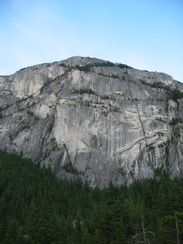
%> input picture project_2/submitformat/Images/input/2.jpg, 183 x 244 px, shrunk from 568 x 758 before the run
$ octave p4_Joy.m   (GNU Octave 9; MATLAB toolbox functions it lacks are replaced by stand-ins)
%> lines starting %> are read from the running program, lines starting %| are printed output that depends on the picture
% read an input

train1_1 = imread('2.jpg');
%> train1_1 is the input picture: size 244x183x3 uint8; mean R, G, B 108.5, 124.8, 128.6
train1_2 = imread('2.jpg');
train1_3 = imread('3.jpg');
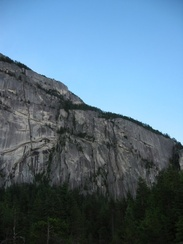
%> input picture project_2/submitformat/Images/input/3.jpg, 183 x 244 px, shrunk from 568 x 758 before the run
%> train1_3 is the input picture: size 244x183x3 uint8; mean R, G, B 86.5, 113.2, 132.4

train1_1 = rgb2gray(train1_1);
%> train1_1: size 244x183 uint8
train1_2 = rgb2gray(train1_2);
train1_3 = rgb2gray(train1_3);
%> train1_3: size 244x183 uint8


cm1_1 = cornermetric(train1_1);
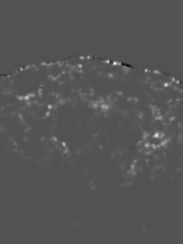
%> cm1_1: size 244x183 double; min -0.00107, max 0.00224, mean 3.92e-05; drawn with min black and max white
cm1_2 = cornermetric(train1_2);
cm1_3 = cornermetric(train1_3);
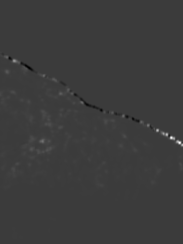
%> cm1_3: size 244x183 double; min -0.00127, max 0.00414, mean 1.4e-05; drawn with min black and max white


Nbest = 200;

lm1_1 = imregionalmax(cm1_1);
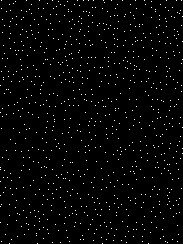
%> lm1_1: size 244x183 logical; 1.9% white in thin lines or dots


[x,y] = find(lm1_1);
%> x = 866 values from 1 to 244; y = 866 values from 1 to 183

N_Strong = size(x,1);
%> N_Strong = 866

r = inf(1,N_Strong);
ED = 0;

for i = 1:N_Strong
    for j = 1:N_Strong
        if cm1_1(x(j),y(j)) > cm1_1(x(i),y(i))
           ED =  (x(j)-x(i))^2 + (y(j)-y(i))^2;
           if ED < r(i)
              r(i) = ED;
           end
        end
    end
end
%> after the loop, ED = 676

[sort_r,index] = sort(r,'descend');
%> index = 866 values, max 866 at index 82, min 1 at index 276, mean 433.5


c_best = zeros(2,Nbest);

for i = 1:Nbest
    c_best(1,i) = x(index(i));
    c_best(2,i) = y(index(i));
end
%> after the loop, c_best = 200 columns, first 8: [136 98 64 1 4 85 235 230; 157 27 115 177 14 167 25 145]

x_best = c_best(1,:);
%> x_best = 200 values, max 244 at index 51, min 1 at index 4, mean 125
y_best = c_best(2,:);
%> y_best = 200 values, max 183 at index 82, min 1 at index 17, mean 91.68

imshow(train1_1);
hold on;
scatter(y_best,x_best,'r.')
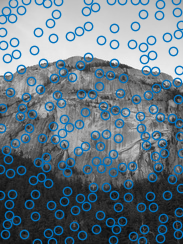
%> figure redrawn from the program's plot data
hold off;
H = fspecial('gaussian',40,2);
feature_vector = zeros(64,size(x_best,2));
%> feature_vector: size 64x200 double; every value is 0
for i = 1:size(x_best,2)
    x_left = max(x_best(i) -20,1);
    x_right = min(x_best(i)+20,size(train1_1,1));
    y_top = max(y_best(i) -20,1);
    y_bottom = min(y_best(i)+20,size(train1_1,2));
    new_matrix = train1_1(x_left:x_right , y_top:y_bottom);
    convol_matrix = imfilter(new_matrix,H);
    resized_matrix = imresize(convol_matrix,[8,8]);
    resized_matrix = resized_matrix(resized_matrix > -100);
    stand_matrix = (resized_matrix - mean(resized_matrix))/std(double(resized_matrix));
    feature_vector(:,i) = stand_matrix;
end
%> this loop made 200 passes
%> (x_left, x_right, y_top, y_bottom) on passes 1 to 3: (116, 156, 137, 177), (78, 118, 7, 47), (44, 84, 95, 135)
%> pass 1, `convol_matrix = imfilter(new_matrix,H);`:
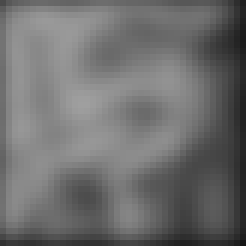
%> convol_matrix: size 41x41 uint8 (shown 6 times larger); min 22, max 159, mean 109.7
%> after the loop:
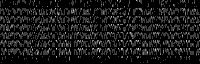
%> feature_vector: size 64x200 double; min 0, max 4, mean 0.406; drawn with min black and max white
